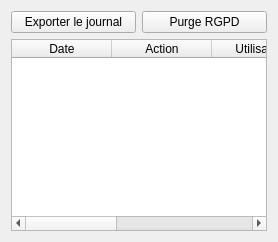
<?xml version="1.0" encoding="UTF-8"?>
<ui version="4.0">
 <class>AuditTab</class>
 <widget class="QWidget" name="AuditTab">
  <layout class="QVBoxLayout" name="verticalLayout">
   <item>
    <layout class="QHBoxLayout" name="horizontalLayoutTop">
     <item><widget class="QPushButton" name="buttonExportAudit"><property name="text"><string>Exporter le journal</string></property></widget></item>
     <item><widget class="QPushButton" name="buttonPurgeRGPD"><property name="text"><string>Purge RGPD</string></property></widget></item>
    </layout>
   </item>
   <item>
    <widget class="QTableWidget" name="tableAudit">
     <column>
      <property name="text"><string>Date</string></property>
     </column>
     <column>
      <property name="text"><string>Action</string></property>
     </column>
     <column>
      <property name="text"><string>Utilisateur</string></property>
     </column>
     <column>
      <property name="text"><string>Objet</string></property>
     </column>
     <column>
      <property name="text"><string>Détail</string></property>
     </column>
    </widget>
   </item>
  </layout>
 </widget>
 <resources/>
 <connections/>
</ui>
